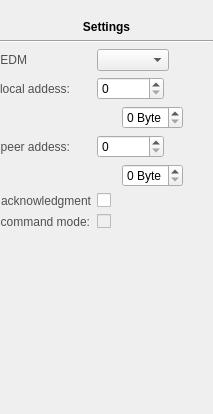
<?xml version="1.0" encoding="UTF-8"?>
<ui version="4.0">
 <class>SettingsWidget</class>
 <widget class="QWidget" name="SettingsWidget">
  <property name="geometry">
   <rect>
    <x>0</x>
    <y>0</y>
    <width>213</width>
    <height>414</height>
   </rect>
  </property>
  <property name="windowTitle">
   <string>Form</string>
  </property>
  <layout class="QVBoxLayout" name="verticalLayout">
   <property name="margin">
    <number>0</number>
   </property>
   <item>
    <widget class="QLabel" name="icon">
     <property name="text">
      <string/>
     </property>
     <property name="pixmap">
      <pixmap>../../../../../../usr/share/icons/oxygen/64x64/actions/configure.png</pixmap>
     </property>
     <property name="alignment">
      <set>Qt::AlignCenter</set>
     </property>
    </widget>
   </item>
   <item>
    <widget class="QLabel" name="label_8">
     <property name="font">
      <font>
       <weight>75</weight>
       <bold>true</bold>
      </font>
     </property>
     <property name="text">
      <string>Settings</string>
     </property>
     <property name="alignment">
      <set>Qt::AlignCenter</set>
     </property>
     <property name="buddy">
      <cstring>edm</cstring>
     </property>
    </widget>
   </item>
   <item>
    <widget class="Line" name="line">
     <property name="orientation">
      <enum>Qt::Horizontal</enum>
     </property>
    </widget>
   </item>
   <item>
    <layout class="QFormLayout" name="formLayout">
     <property name="fieldGrowthPolicy">
      <enum>QFormLayout::ExpandingFieldsGrow</enum>
     </property>
     <item row="0" column="0">
      <widget class="QLabel" name="label_6">
       <property name="styleSheet">
        <string notr="true">color: rgb(80, 80, 80)</string>
       </property>
       <property name="text">
        <string>EDM</string>
       </property>
       <property name="alignment">
        <set>Qt::AlignRight|Qt::AlignTrailing|Qt::AlignVCenter</set>
       </property>
       <property name="buddy">
        <cstring>edm</cstring>
       </property>
      </widget>
     </item>
     <item row="0" column="1">
      <widget class="QComboBox" name="edm"/>
     </item>
     <item row="1" column="0">
      <widget class="QLabel" name="label_10">
       <property name="styleSheet">
        <string notr="true">color: rgb(80, 80, 80)</string>
       </property>
       <property name="text">
        <string>local addess:</string>
       </property>
       <property name="alignment">
        <set>Qt::AlignRight|Qt::AlignTrailing|Qt::AlignVCenter</set>
       </property>
      </widget>
     </item>
     <item row="1" column="1">
      <widget class="QSpinBox" name="local">
       <property name="minimum">
        <number>0</number>
       </property>
       <property name="maximum">
        <number>999999999</number>
       </property>
      </widget>
     </item>
     <item row="2" column="1">
      <layout class="QHBoxLayout" name="horizontalLayout">
       <item>
        <spacer name="horizontalSpacer">
         <property name="orientation">
          <enum>Qt::Horizontal</enum>
         </property>
         <property name="sizeType">
          <enum>QSizePolicy::Fixed</enum>
         </property>
         <property name="sizeHint" stdset="0">
          <size>
           <width>25</width>
           <height>15</height>
          </size>
         </property>
        </spacer>
       </item>
       <item>
        <widget class="QSpinBox" name="local_size">
         <property name="readOnly">
          <bool>false</bool>
         </property>
         <property name="suffix">
          <string> Byte</string>
         </property>
         <property name="prefix">
          <string/>
         </property>
         <property name="maximum">
          <number>3</number>
         </property>
        </widget>
       </item>
      </layout>
     </item>
     <item row="3" column="0">
      <widget class="QLabel" name="label_7">
       <property name="styleSheet">
        <string notr="true">color: rgb(80, 80, 80)</string>
       </property>
       <property name="text">
        <string>peer addess:</string>
       </property>
       <property name="alignment">
        <set>Qt::AlignRight|Qt::AlignTrailing|Qt::AlignVCenter</set>
       </property>
      </widget>
     </item>
     <item row="3" column="1">
      <widget class="QSpinBox" name="peer">
       <property name="minimum">
        <number>0</number>
       </property>
       <property name="maximum">
        <number>999999999</number>
       </property>
      </widget>
     </item>
     <item row="4" column="1">
      <layout class="QHBoxLayout" name="horizontalLayout_2">
       <item>
        <spacer name="horizontalSpacer_2">
         <property name="orientation">
          <enum>Qt::Horizontal</enum>
         </property>
         <property name="sizeType">
          <enum>QSizePolicy::Fixed</enum>
         </property>
         <property name="sizeHint" stdset="0">
          <size>
           <width>25</width>
           <height>15</height>
          </size>
         </property>
        </spacer>
       </item>
       <item>
        <widget class="QSpinBox" name="peer_size">
         <property name="readOnly">
          <bool>false</bool>
         </property>
         <property name="suffix">
          <string> Byte</string>
         </property>
         <property name="prefix">
          <string/>
         </property>
         <property name="maximum">
          <number>3</number>
         </property>
        </widget>
       </item>
      </layout>
     </item>
     <item row="5" column="0">
      <widget class="QLabel" name="label_9">
       <property name="styleSheet">
        <string notr="true">color: rgb(80, 80, 80)</string>
       </property>
       <property name="text">
        <string>acknowledgment</string>
       </property>
       <property name="alignment">
        <set>Qt::AlignRight|Qt::AlignTrailing|Qt::AlignVCenter</set>
       </property>
      </widget>
     </item>
     <item row="5" column="1">
      <widget class="QCheckBox" name="ack">
       <property name="text">
        <string/>
       </property>
      </widget>
     </item>
     <item row="6" column="0">
      <widget class="QLabel" name="label_11">
       <property name="styleSheet">
        <string notr="true">color: rgb(80, 80, 80)</string>
       </property>
       <property name="text">
        <string>command mode:</string>
       </property>
       <property name="alignment">
        <set>Qt::AlignRight|Qt::AlignTrailing|Qt::AlignVCenter</set>
       </property>
       <property name="buddy">
        <cstring>cmd</cstring>
       </property>
      </widget>
     </item>
     <item row="6" column="1">
      <widget class="QCheckBox" name="cmd">
       <property name="enabled">
        <bool>false</bool>
       </property>
       <property name="text">
        <string/>
       </property>
      </widget>
     </item>
    </layout>
   </item>
   <item>
    <spacer name="verticalSpacer">
     <property name="orientation">
      <enum>Qt::Vertical</enum>
     </property>
     <property name="sizeHint" stdset="0">
      <size>
       <width>20</width>
       <height>58</height>
      </size>
     </property>
    </spacer>
   </item>
   <item>
    <widget class="QSplitter" name="splitter_2">
     <property name="sizePolicy">
      <sizepolicy hsizetype="Expanding" vsizetype="Preferred">
       <horstretch>0</horstretch>
       <verstretch>1</verstretch>
      </sizepolicy>
     </property>
     <property name="orientation">
      <enum>Qt::Vertical</enum>
     </property>
     <widget class="QSplitter" name="splitter">
      <property name="sizePolicy">
       <sizepolicy hsizetype="Expanding" vsizetype="Expanding">
        <horstretch>1</horstretch>
        <verstretch>1</verstretch>
       </sizepolicy>
      </property>
      <property name="orientation">
       <enum>Qt::Vertical</enum>
      </property>
     </widget>
    </widget>
   </item>
  </layout>
 </widget>
 <resources/>
 <connections/>
</ui>
